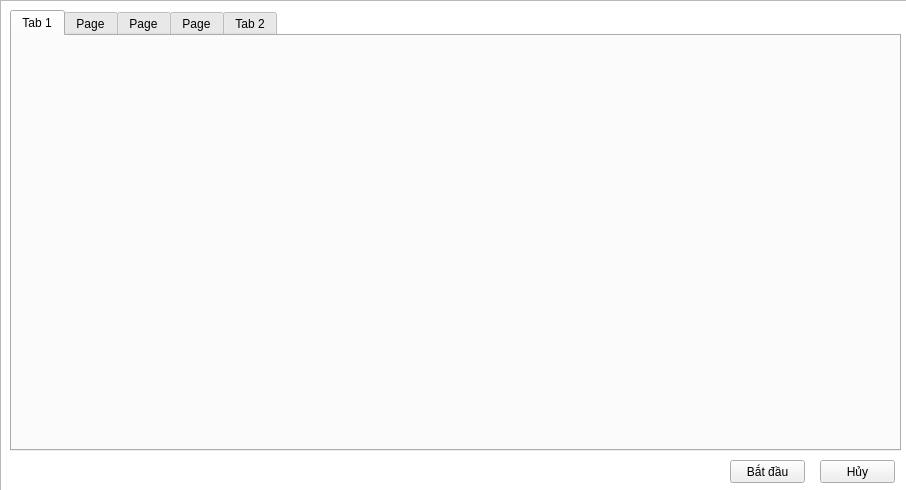
<?xml version="1.0" encoding="UTF-8"?>
<ui version="4.0">
 <class>StandardCollectorGui</class>
 <widget class="QWidget" name="StandardCollectorGui">
  <property name="geometry">
   <rect>
    <x>0</x>
    <y>0</y>
    <width>906</width>
    <height>490</height>
   </rect>
  </property>
  <property name="windowTitle">
   <string>Form</string>
  </property>
  <widget class="QGraphicsView" name="graphicsView">
   <property name="geometry">
    <rect>
     <x>0</x>
     <y>0</y>
     <width>911</width>
     <height>491</height>
    </rect>
   </property>
  </widget>
  <widget class="QTabWidget" name="tabWidget">
   <property name="geometry">
    <rect>
     <x>10</x>
     <y>10</y>
     <width>891</width>
     <height>441</height>
    </rect>
   </property>
   <property name="currentIndex">
    <number>0</number>
   </property>
   <widget class="QWidget" name="tab">
    <attribute name="title">
     <string>Tab 1</string>
    </attribute>
   </widget>
   <widget class="QWidget" name="tab_3">
    <attribute name="title">
     <string>Page</string>
    </attribute>
   </widget>
   <widget class="QWidget" name="tab_4">
    <attribute name="title">
     <string>Page</string>
    </attribute>
   </widget>
   <widget class="QWidget" name="tab_5">
    <attribute name="title">
     <string>Page</string>
    </attribute>
   </widget>
   <widget class="QWidget" name="tab_2">
    <attribute name="title">
     <string>Tab 2</string>
    </attribute>
   </widget>
  </widget>
  <widget class="QPushButton" name="pushButton">
   <property name="geometry">
    <rect>
     <x>820</x>
     <y>460</y>
     <width>75</width>
     <height>23</height>
    </rect>
   </property>
   <property name="text">
    <string>Hủy</string>
   </property>
  </widget>
  <widget class="QPushButton" name="pushButton_2">
   <property name="geometry">
    <rect>
     <x>730</x>
     <y>460</y>
     <width>75</width>
     <height>23</height>
    </rect>
   </property>
   <property name="text">
    <string>Bắt đầu</string>
   </property>
  </widget>
 </widget>
 <resources/>
 <connections/>
</ui>
